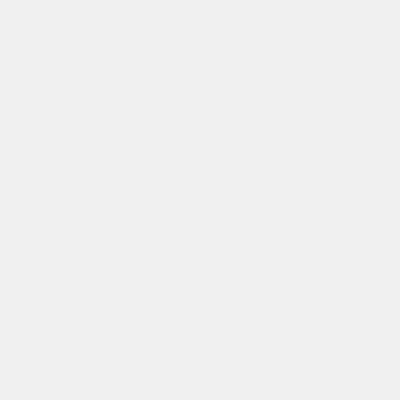
Frame 1 (no input)
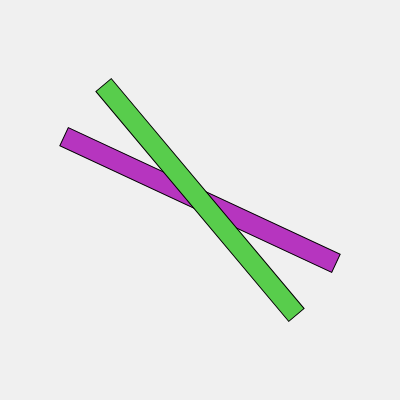
Frame 60 (no input)
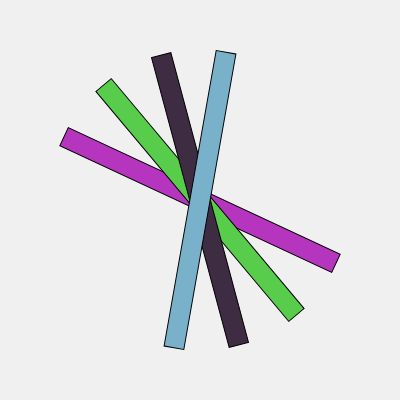
Frame 120 (the mouse pressed at the canvas centre since frame 60)

The p5.js sketch that drew these frames (run headless with seeded random() and noise() and a simulated clock; from frame 60 on, the mouse is pressed at the canvas centre):

// p5.js sketch
// ── sketch.js
function setup() {
  createCanvas(400, 400);
	background(240);
	rectMode(CENTER);
}

function draw() {
  if (frameCount % 25 == 0) {
		fill(random(255), random(255), random(255));
		push();
		translate(200, 200);
		rotate(radians(frameCount));
		rect(0, 0, 300, 20);
		pop();
  }
}
